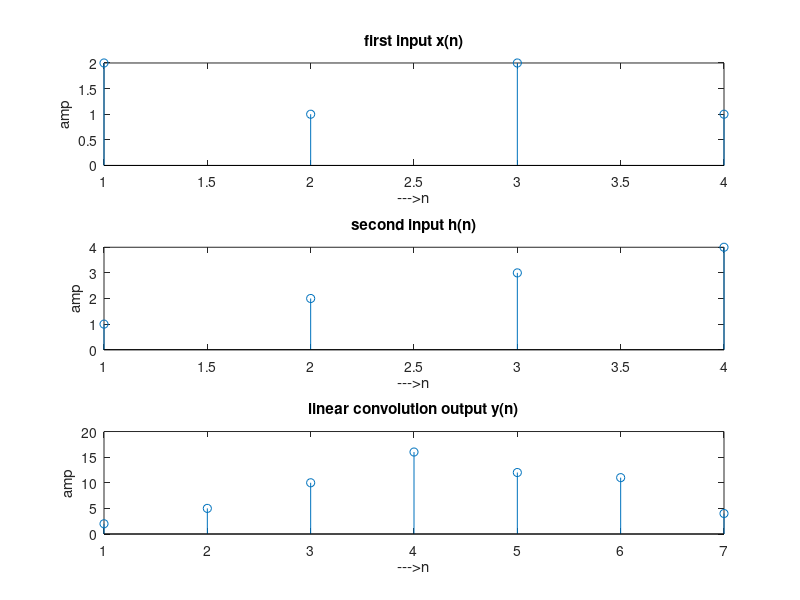

Write MATLAB code to recreate this figure.
g1=[ 2 1 2 1];
g2=[1,2,3,4];

n1=length(g1);
n2=length(g2);

g1e=[g1,zeros(1,n2-1)];
g2e=[g2,zeros(1,n1-1)];


N=n1+n2-1;

for n=0:N-1
    y(n+1)=0;
    for k=0:N-1
        i=mod((n-k),N);
        if i<0
            i=i+N;
        end
        y(n+1)=y(n+1)+g2e(k+1)*g1e(i+1);
    end
end
disp('Circular convolution:y(m)==>')
disp(y)

subplot(3,1,1);
stem(g1);
xlabel('--->n');ylabel('amp');title('first input x(n)');

subplot(3,1,2);
stem(g2);
xlabel('--->n');ylabel('amp');title('second input h(n)');

subplot(3,1,3);
stem(y);
xlabel('--->n');ylabel('amp');title('linear convolution output y(n)');
